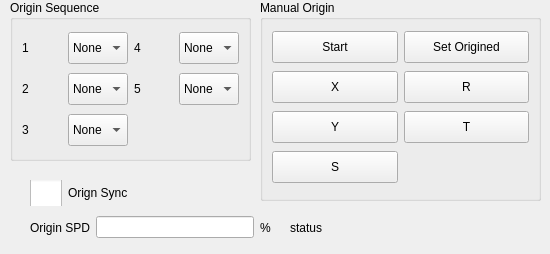
     <widget class="QWidget" name="origin">
      <attribute name="title">
       <string>Origin</string>
      </attribute>
      <widget class="QGroupBox" name="groupBox_3">
       <property name="geometry">
        <rect>
         <x>260</x>
         <y>0</y>
         <width>281</width>
         <height>201</height>
        </rect>
       </property>
       <property name="title">
        <string>Manual Origin</string>
       </property>
       <layout class="QGridLayout" name="gridLayout_5">
        <item row="1" column="0">
         <widget class="QPushButton" name="oX1Btn">
          <property name="minimumSize">
           <size>
            <width>0</width>
            <height>32</height>
           </size>
          </property>
          <property name="text">
           <string notr="true">X</string>
          </property>
         </widget>
        </item>
        <item row="2" column="1">
         <widget class="QPushButton" name="oY2Btn">
          <property name="minimumSize">
           <size>
            <width>0</width>
            <height>32</height>
           </size>
          </property>
          <property name="text">
           <string notr="true">T</string>
          </property>
         </widget>
        </item>
        <item row="0" column="1">
         <widget class="QPushButton" name="setOrigin">
          <property name="minimumSize">
           <size>
            <width>0</width>
            <height>32</height>
           </size>
          </property>
          <property name="text">
           <string>Set Origined</string>
          </property>
         </widget>
        </item>
        <item row="2" column="0">
         <widget class="QPushButton" name="oY1Btn">
          <property name="minimumSize">
           <size>
            <width>0</width>
            <height>32</height>
           </size>
          </property>
          <property name="text">
           <string notr="true">Y</string>
          </property>
         </widget>
        </item>
        <item row="4" column="0">
         <widget class="QPushButton" name="oZBtn">
          <property name="minimumSize">
           <size>
            <width>0</width>
            <height>32</height>
           </size>
          </property>
          <property name="text">
           <string notr="true">S</string>
          </property>
         </widget>
        </item>
        <item row="0" column="0">
         <widget class="QPushButton" name="oStartBtn">
          <property name="minimumSize">
           <size>
            <width>0</width>
            <height>32</height>
           </size>
          </property>
          <property name="text">
           <string>Start</string>
          </property>
         </widget>
        </item>
        <item row="1" column="1">
         <widget class="QPushButton" name="oX2Btn">
          <property name="minimumSize">
           <size>
            <width>0</width>
            <height>32</height>
           </size>
          </property>
          <property name="text">
           <string notr="true">R</string>
          </property>
         </widget>
        </item>
       </layout>
      </widget>
      <widget class="QGroupBox" name="groupBox_4">
       <property name="geometry">
        <rect>
         <x>10</x>
         <y>0</y>
         <width>241</width>
         <height>161</height>
        </rect>
       </property>
       <property name="title">
        <string>Origin Sequence</string>
       </property>
       <layout class="QGridLayout" name="gridLayout_4">
        <item row="0" column="2">
         <widget class="QLabel" name="label_30">
          <property name="text">
           <string notr="true">4</string>
          </property>
         </widget>
        </item>
        <item row="2" column="1">
         <widget class="ICComboBox" name="os3">
          <property name="minimumSize">
           <size>
            <width>0</width>
            <height>32</height>
           </size>
          </property>
          <item>
           <property name="text">
            <string>None</string>
           </property>
          </item>
          <item>
           <property name="text">
            <string notr="true">X</string>
           </property>
          </item>
          <item>
           <property name="text">
            <string notr="true">Y</string>
           </property>
          </item>
          <item>
           <property name="text">
            <string notr="true">S</string>
           </property>
          </item>
          <item>
           <property name="text">
            <string notr="true">R</string>
           </property>
          </item>
          <item>
           <property name="text">
            <string notr="true">T</string>
           </property>
          </item>
         </widget>
        </item>
        <item row="1" column="0">
         <widget class="QLabel" name="label_28">
          <property name="text">
           <string notr="true">2</string>
          </property>
         </widget>
        </item>
        <item row="1" column="2">
         <widget class="QLabel" name="label_31">
          <property name="text">
           <string notr="true">5</string>
          </property>
         </widget>
        </item>
        <item row="0" column="0">
         <widget class="QLabel" name="label_27">
          <property name="text">
           <string notr="true">1</string>
          </property>
         </widget>
        </item>
        <item row="0" column="1">
         <widget class="ICComboBox" name="os1">
          <property name="minimumSize">
           <size>
            <width>0</width>
            <height>32</height>
           </size>
          </property>
          <item>
           <property name="text">
            <string>None</string>
           </property>
          </item>
          <item>
           <property name="text">
            <string notr="true">X</string>
           </property>
          </item>
          <item>
           <property name="text">
            <string notr="true">Y</string>
           </property>
          </item>
          <item>
           <property name="text">
            <string notr="true">S</string>
           </property>
          </item>
          <item>
           <property name="text">
            <string notr="true">R</string>
           </property>
          </item>
          <item>
           <property name="text">
            <string notr="true">T</string>
           </property>
          </item>
         </widget>
        </item>
        <item row="1" column="1">
         <widget class="ICComboBox" name="os2">
          <property name="minimumSize">
           <size>
            <width>0</width>
            <height>32</height>
           </size>
          </property>
          <item>
           <property name="text">
            <string>None</string>
           </property>
          </item>
          <item>
           <property name="text">
            <string notr="true">X</string>
           </property>
          </item>
          <item>
           <property name="text">
            <string notr="true">Y</string>
           </property>
          </item>
          <item>
           <property name="text">
            <string notr="true">S</string>
           </property>
          </item>
          <item>
           <property name="text">
            <string notr="true">R</string>
           </property>
          </item>
          <item>
           <property name="text">
            <string notr="true">T</string>
           </property>
          </item>
         </widget>
        </item>
        <item row="2" column="0">
         <widget class="QLabel" name="label_29">
          <property name="text">
           <string notr="true">3</string>
          </property>
         </widget>
        </item>
        <item row="0" column="3">
         <widget class="ICComboBox" name="os4">
          <property name="minimumSize">
           <size>
            <width>0</width>
            <height>32</height>
           </size>
          </property>
          <item>
           <property name="text">
            <string>None</string>
           </property>
          </item>
          <item>
           <property name="text">
            <string notr="true">X</string>
           </property>
          </item>
          <item>
           <property name="text">
            <string notr="true">Y</string>
           </property>
          </item>
          <item>
           <property name="text">
            <string notr="true">S</string>
           </property>
          </item>
          <item>
           <property name="text">
            <string notr="true">R</string>
           </property>
          </item>
          <item>
           <property name="text">
            <string notr="true">T</string>
           </property>
          </item>
         </widget>
        </item>
        <item row="1" column="3">
         <widget class="ICComboBox" name="os5">
          <property name="minimumSize">
           <size>
            <width>0</width>
            <height>32</height>
           </size>
          </property>
          <item>
           <property name="text">
            <string>None</string>
           </property>
          </item>
          <item>
           <property name="text">
            <string notr="true">X</string>
           </property>
          </item>
          <item>
           <property name="text">
            <string notr="true">Y</string>
           </property>
          </item>
          <item>
           <property name="text">
            <string notr="true">S</string>
           </property>
          </item>
          <item>
           <property name="text">
            <string notr="true">R</string>
           </property>
          </item>
          <item>
           <property name="text">
            <string notr="true">T</string>
           </property>
          </item>
         </widget>
        </item>
       </layout>
      </widget>
      <widget class="QWidget" name="layoutWidget">
       <property name="geometry">
        <rect>
         <x>30</x>
         <y>210</y>
         <width>241</width>
         <height>35</height>
        </rect>
       </property>
       <layout class="QHBoxLayout" name="horizontalLayout_2">
        <item>
         <widget class="QLabel" name="label_20">
          <property name="text">
           <string>Origin SPD</string>
          </property>
         </widget>
        </item>
        <item>
         <widget class="ICLineEditWithVirtualNumericKeypad" name="originSpd"/>
        </item>
        <item>
         <widget class="QLabel" name="label_21">
          <property name="text">
           <string>%</string>
          </property>
         </widget>
        </item>
       </layout>
      </widget>
      <widget class="QCheckBox" name="syncBox">
       <property name="geometry">
        <rect>
         <x>30</x>
         <y>180</y>
         <width>141</width>
         <height>26</height>
        </rect>
       </property>
       <property name="focusPolicy">
        <enum>Qt::NoFocus</enum>
       </property>
       <property name="styleSheet">
        <string notr="true">::indicator {
     width: 32px;
     height: 32px;
 }

::indicator:unchecked 
{
     image: url(:/resource/check_unchecked.png);
 }
::indicator:checked 
{
     image: url(:/resource/check_checked.png);
 }

QRadioButton::indicator:checked:disabled
{
 image: url(:/resource/check_checked_disable.png);
}

QRadioButton::indicator:unchecked:disabled
{
 image: url(:/resource/check_unchecked_disable.png);
}</string>
       </property>
       <property name="text">
        <string>Orign Sync </string>
       </property>
      </widget>
      <widget class="QWidget" name="layoutWidget">
       <property name="geometry">
        <rect>
         <x>290</x>
         <y>212</y>
         <width>251</width>
         <height>31</height>
        </rect>
       </property>
       <layout class="QHBoxLayout" name="horizontalLayout_3">
        <item>
         <widget class="QLabel" name="label_23">
          <property name="text">
           <string>status</string>
          </property>
         </widget>
        </item>
        <item>
         <widget class="QLabel" name="orignStatus">
          <property name="text">
           <string/>
          </property>
         </widget>
        </item>
       </layout>
      </widget>
     </widget>
